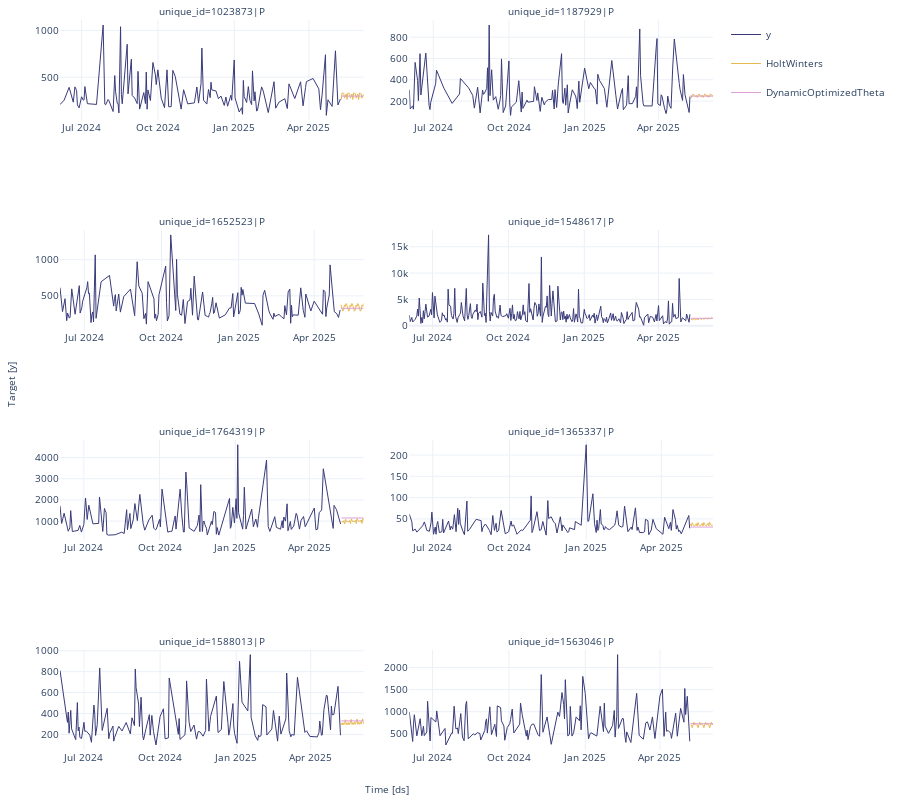

Notebook cell for this chart:
### Code cell
seasonal_ids = evaluation_rmse_sales.query('best_model == "DynamicOptimizedTheta"')['unique_id']
sf.plot(plot_df_sales, sales_forecasts_df, unique_ids=seasonal_ids, models=["HoltWinters","DynamicOptimizedTheta"], engine='plotly')

### Figure 1 — Plotly figure (JSON) as saved in the notebook; plotly's stock layout.template omitted (floating-point values rounded to 4 significant figures; data arrays with more than 128 entries replaced by an {"elided": "..."} marker saying what was removed)
{"data": [{"legendgroup": "y", "line": {"color": "#393b79", "width": 1}, "mode": "lines", "name": "y", "showlegend": true, "type": "scatter", "x": {"elided": "153 str values"}, "xaxis": "x", "y": {"elided": "153 int values"}, "yaxis": "y"}, {"legendgroup": "HoltWinters", "line": {"color": "#e7ba52", "width": 1}, "mode": "lines", "name": "HoltWinters", "showlegend": true, "type": "scatter", "x": {"elided": "153 str values"}, "xaxis": "x", "y": {"elided": "153 float values"}, "yaxis": "y"}, {"legendgroup": "DynamicOptimizedTheta", "line": {"color": "#de9ed6", "width": 1}, "mode": "lines", "name": "DynamicOptimizedTheta", "showlegend": true, "type": "scatter", "x": {"elided": "153 str values"}, "xaxis": "x", "y": {"elided": "153 float values"}, "yaxis": "y"}, {"legendgroup": "y", "line": {"color": "#393b79", "width": 1}, "mode": "lines", "name": "y", "showlegend": false, "type": "scatter", "x": {"elided": "164 str values"}, "xaxis": "x2", "y": {"elided": "164 int values"}, "yaxis": "y2"}, {"legendgroup": "HoltWinters", "line": {"color": "#e7ba52", "width": 1}, "mode": "lines", "name": "HoltWinters", "showlegend": false, "type": "scatter", "x": {"elided": "164 str values"}, "xaxis": "x2", "y": {"elided": "164 float values"}, "yaxis": "y2"}, {"legendgroup": "DynamicOptimizedTheta", "line": {"color": "#de9ed6", "width": 1}, "mode": "lines", "name": "DynamicOptimizedTheta", "showlegend": false, "type": "scatter", "x": {"elided": "164 str values"}, "xaxis": "x2", "y": {"elided": "164 float values"}, "yaxis": "y2"}, {"legendgroup": "y", "line": {"color": "#393b79", "width": 1}, "mode": "lines", "name": "y", "showlegend": false, "type": "scatter", "x": {"elided": "162 str values"}, "xaxis": "x3", "y": {"elided": "162 int values"}, "yaxis": "y3"}, {"legendgroup": "HoltWinters", "line": {"color": "#e7ba52", "width": 1}, "mode": "lines", "name": "HoltWinters", "showlegend": false, "type": "scatter", "x": {"elided": "162 str values"}, "xaxis": "x3", "y": {"elided": "162 float values"}, "yaxis": "y3"}, {"legendgroup": "DynamicOptimizedTheta", "line": {"color": "#de9ed6", "width": 1}, "mode": "lines", "name": "DynamicOptimizedTheta", "showlegend": false, "type": "scatter", "x": {"elided": "162 str values"}, "xaxis": "x3", "y": {"elided": "162 float values"}, "yaxis": "y3"}, {"legendgroup": "y", "line": {"color": "#393b79", "width": 1}, "mode": "lines", "name": "y", "showlegend": false, "type": "scatter", "x": {"elided": "290 str values"}, "xaxis": "x4", "y": {"elided": "290 int values"}, "yaxis": "y4"}, {"legendgroup": "HoltWinters", "line": {"color": "#e7ba52", "width": 1}, "mode": "lines", "name": "HoltWinters", "showlegend": false, "type": "scatter", "x": {"elided": "290 str values"}, "xaxis": "x4", "y": {"elided": "290 float values"}, "yaxis": "y4"}, {"legendgroup": "DynamicOptimizedTheta", "line": {"color": "#de9ed6", "width": 1}, "mode": "lines", "name": "DynamicOptimizedTheta", "showlegend": false, "type": "scatter", "x": {"elided": "290 str values"}, "xaxis": "x4", "y": {"elided": "290 float values"}, "yaxis": "y4"}, {"legendgroup": "y", "line": {"color": "#393b79", "width": 1}, "mode": "lines", "name": "y", "showlegend": false, "type": "scatter", "x": {"elided": "163 str values"}, "xaxis": "x5", "y": {"elided": "163 int values"}, "yaxis": "y5"}, {"legendgroup": "HoltWinters", "line": {"color": "#e7ba52", "width": 1}, "mode": "lines", "name": "HoltWinters", "showlegend": false, "type": "scatter", "x": {"elided": "163 str values"}, "xaxis": "x5", "y": {"elided": "163 float values"}, "yaxis": "y5"}, {"legendgroup": "DynamicOptimizedTheta", "line": {"color": "#de9ed6", "width": 1}, "mode": "lines", "name": "DynamicOptimizedTheta", "showlegend": false, "type": "scatter", "x": {"elided": "163 str values"}, "xaxis": "x5", "y": {"elided": "163 float values"}, "yaxis": "y5"}, {"legendgroup": "y", "line": {"color": "#393b79", "width": 1}, "mode": "lines", "name": "y", "showlegend": false, "type": "scatter", "x": {"elided": "168 str values"}, "xaxis": "x6", "y": {"elided": "168 int values"}, "yaxis": "y6"}, {"legendgroup": "HoltWinters", "line": {"color": "#e7ba52", "width": 1}, "mode": "lines", "name": "HoltWinters", "showlegend": false, "type": "scatter", "x": {"elided": "168 str values"}, "xaxis": "x6", "y": {"elided": "168 float values"}, "yaxis": "y6"}, {"legendgroup": "DynamicOptimizedTheta", "line": {"color": "#de9ed6", "width": 1}, "mode": "lines", "name": "DynamicOptimizedTheta", "showlegend": false, "type": "scatter", "x": {"elided": "168 str values"}, "xaxis": "x6", "y": {"elided": "168 float values"}, "yaxis": "y6"}, {"legendgroup": "y", "line": {"color": "#393b79", "width": 1}, "mode": "lines", "name": "y", "showlegend": false, "type": "scatter", "x": {"elided": "159 str values"}, "xaxis": "x7", "y": {"elided": "159 int values"}, "yaxis": "y7"}, {"legendgroup": "HoltWinters", "line": {"color": "#e7ba52", "width": 1}, "mode": "lines", "name": "HoltWinters", "showlegend": false, "type": "scatter", "x": {"elided": "159 str values"}, "xaxis": "x7", "y": {"elided": "159 float values"}, "yaxis": "y7"}, {"legendgroup": "DynamicOptimizedTheta", "line": {"color": "#de9ed6", "width": 1}, "mode": "lines", "name": "DynamicOptimizedTheta", "showlegend": false, "type": "scatter", "x": {"elided": "159 str values"}, "xaxis": "x7", "y": {"elided": "159 float values"}, "yaxis": "y7"}, {"legendgroup": "y", "line": {"color": "#393b79", "width": 1}, "mode": "lines", "name": "y", "showlegend": false, "type": "scatter", "x": {"elided": "167 str values"}, "xaxis": "x8", "y": {"elided": "167 int values"}, "yaxis": "y8"}, {"legendgroup": "HoltWinters", "line": {"color": "#e7ba52", "width": 1}, "mode": "lines", "name": "HoltWinters", "showlegend": false, "type": "scatter", "x": {"elided": "167 str values"}, "xaxis": "x8", "y": {"elided": "167 float values"}, "yaxis": "y8"}, {"legendgroup": "DynamicOptimizedTheta", "line": {"color": "#de9ed6", "width": 1}, "mode": "lines", "name": "DynamicOptimizedTheta", "showlegend": false, "type": "scatter", "x": {"elided": "167 str values"}, "xaxis": "x8", "y": {"elided": "167 float values"}, "yaxis": "y8"}], "layout": {"annotations": [{"font": {"size": 10}, "showarrow": false, "text": "unique_id=1023873|P", "x": 0.2325, "xanchor": "center", "xref": "paper", "y": 1, "yanchor": "bottom", "yref": "paper"}, {"font": {"size": 10}, "showarrow": false, "text": "unique_id=1187929|P", "x": 0.7675, "xanchor": "center", "xref": "paper", "y": 1, "yanchor": "bottom", "yref": "paper"}, {"font": {"size": 10}, "showarrow": false, "text": "unique_id=1652523|P", "x": 0.2325, "xanchor": "center", "xref": "paper", "y": 0.7125, "yanchor": "bottom", "yref": "paper"}, {"font": {"size": 10}, "showarrow": false, "text": "unique_id=1548617|P", "x": 0.7675, "xanchor": "center", "xref": "paper", "y": 0.7125, "yanchor": "bottom", "yref": "paper"}, {"font": {"size": 10}, "showarrow": false, "text": "unique_id=1764319|P", "x": 0.2325, "xanchor": "center", "xref": "paper", "y": 0.425, "yanchor": "bottom", "yref": "paper"}, {"font": {"size": 10}, "showarrow": false, "text": "unique_id=1365337|P", "x": 0.7675, "xanchor": "center", "xref": "paper", "y": 0.425, "yanchor": "bottom", "yref": "paper"}, {"font": {"size": 10}, "showarrow": false, "text": "unique_id=1588013|P", "x": 0.2325, "xanchor": "center", "xref": "paper", "y": 0.1375, "yanchor": "bottom", "yref": "paper"}, {"font": {"size": 10}, "showarrow": false, "text": "unique_id=1563046|P", "x": 0.7675, "xanchor": "center", "xref": "paper", "y": 0.1375, "yanchor": "bottom", "yref": "paper"}, {"font": {"size": 10}, "showarrow": false, "text": "Time [ds]", "x": 0.5, "xanchor": "center", "xref": "paper", "y": 0, "yanchor": "top", "yref": "paper", "yshift": -30}, {"font": {"size": 10}, "showarrow": false, "text": "Target [y]", "textangle": -90, "x": 0, "xanchor": "right", "xref": "paper", "xshift": -40, "y": 0.5, "yanchor": "middle", "yref": "paper"}], "autosize": true, "font": {"size": 10}, "height": 800, "margin": {"b": 50, "l": 60, "r": 10, "t": 20}, "xaxis": {"anchor": "y", "domain": [0, 0.465], "showticklabels": true, "visible": true}, "xaxis2": {"anchor": "y2", "domain": [0.535, 1.0], "showticklabels": true, "visible": true}, "xaxis3": {"anchor": "y3", "domain": [0, 0.465], "showticklabels": true, "visible": true}, "xaxis4": {"anchor": "y4", "domain": [0.535, 1.0], "showticklabels": true, "visible": true}, "xaxis5": {"anchor": "y5", "domain": [0, 0.465], "showticklabels": true, "visible": true}, "xaxis6": {"anchor": "y6", "domain": [0.535, 1.0], "showticklabels": true, "visible": true}, "xaxis7": {"anchor": "y7", "domain": [0, 0.465], "showticklabels": true, "visible": true}, "xaxis8": {"anchor": "y8", "domain": [0.535, 1.0], "showticklabels": true, "visible": true}, "yaxis": {"anchor": "x", "domain": [0.8625, 1]}, "yaxis2": {"anchor": "x2", "domain": [0.8625, 1]}, "yaxis3": {"anchor": "x3", "domain": [0.575, 0.7125]}, "yaxis4": {"anchor": "x4", "domain": [0.575, 0.7125]}, "yaxis5": {"anchor": "x5", "domain": [0.2875, 0.425]}, "yaxis6": {"anchor": "x6", "domain": [0.2875, 0.425]}, "yaxis7": {"anchor": "x7", "domain": [0, 0.1375]}, "yaxis8": {"anchor": "x8", "domain": [0, 0.1375]}}}
